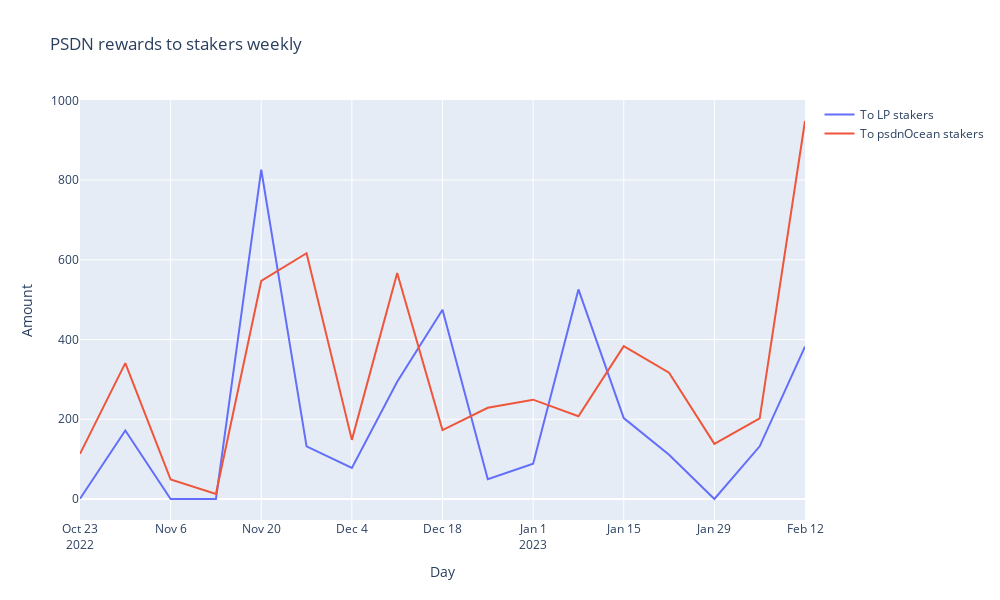

Write notebook code for a chart like this one.
### Code cell
fig = go.Figure()
df = psdn_transfers.loc[psdn_transfers['From'] == '0x2337e518542db50da49f686fe3db883908c3a517'].groupby(pd.Grouper(key='DateTime', freq='W'))['Quantity'].sum().reset_index()

fig.add_trace(go.Scatter(x=df['DateTime'], y=df['Quantity'],
                    mode='lines',
                    name='To LP stakers'))

df = psdn_transfers.loc[psdn_transfers['From'] == '0x5c87da6a4947b49842c33a82bc30bac3a6811e64'].groupby(pd.Grouper(key='DateTime', freq='W'))['Quantity'].sum().reset_index()

fig.add_trace(go.Scatter(x=df['DateTime'], y=df['Quantity'],
                    mode='lines',
                    name='To psdnOcean stakers'))

# Edit the layout
fig.update_layout(title='PSDN rewards to stakers weekly',
                   xaxis_title='Day',
                   yaxis_title='Amount', 
                   autosize=True,
                    width=1000,
                    height=600,
    )
fig.show()

### Figure 1 — Plotly figure (JSON) as saved in the notebook; plotly's stock layout.template omitted (floating-point values rounded to 4 significant figures)
{"data": [{"mode": "lines", "name": "To LP stakers", "type": "scatter", "x": ["2022-10-23T00:00:00", "2022-10-30T00:00:00", "2022-11-06T00:00:00", "2022-11-13T00:00:00", "2022-11-20T00:00:00", "2022-11-27T00:00:00", "2022-12-04T00:00:00", "2022-12-11T00:00:00", "2022-12-18T00:00:00", "2022-12-25T00:00:00", "2023-01-01T00:00:00", "2023-01-08T00:00:00", "2023-01-15T00:00:00", "2023-01-22T00:00:00", "2023-01-29T00:00:00", "2023-02-05T00:00:00", "2023-02-12T00:00:00"], "y": [0.7438, 171.7, 0, 0, 826.0, 132.0, 78.15, 293.9, 474.6, 49.83, 88.71, 525.8, 202.9, 110.8, 0, 132.2, 382.4]}, {"mode": "lines", "name": "To psdnOcean stakers", "type": "scatter", "x": ["2022-10-23T00:00:00", "2022-10-30T00:00:00", "2022-11-06T00:00:00", "2022-11-13T00:00:00", "2022-11-20T00:00:00", "2022-11-27T00:00:00", "2022-12-04T00:00:00", "2022-12-11T00:00:00", "2022-12-18T00:00:00", "2022-12-25T00:00:00", "2023-01-01T00:00:00", "2023-01-08T00:00:00", "2023-01-15T00:00:00", "2023-01-22T00:00:00", "2023-01-29T00:00:00", "2023-02-05T00:00:00", "2023-02-12T00:00:00"], "y": [113.2, 340.8, 48.94, 12.89, 546.9, 616.4, 148.3, 567.1, 173.0, 228.8, 249.2, 207.7, 383.3, 317.0, 138.5, 202.3, 948.2]}], "layout": {"autosize": true, "height": 600, "title": {"text": "PSDN rewards to stakers weekly"}, "width": 1000, "xaxis": {"title": {"text": "Day"}}, "yaxis": {"title": {"text": "Amount"}}}}
